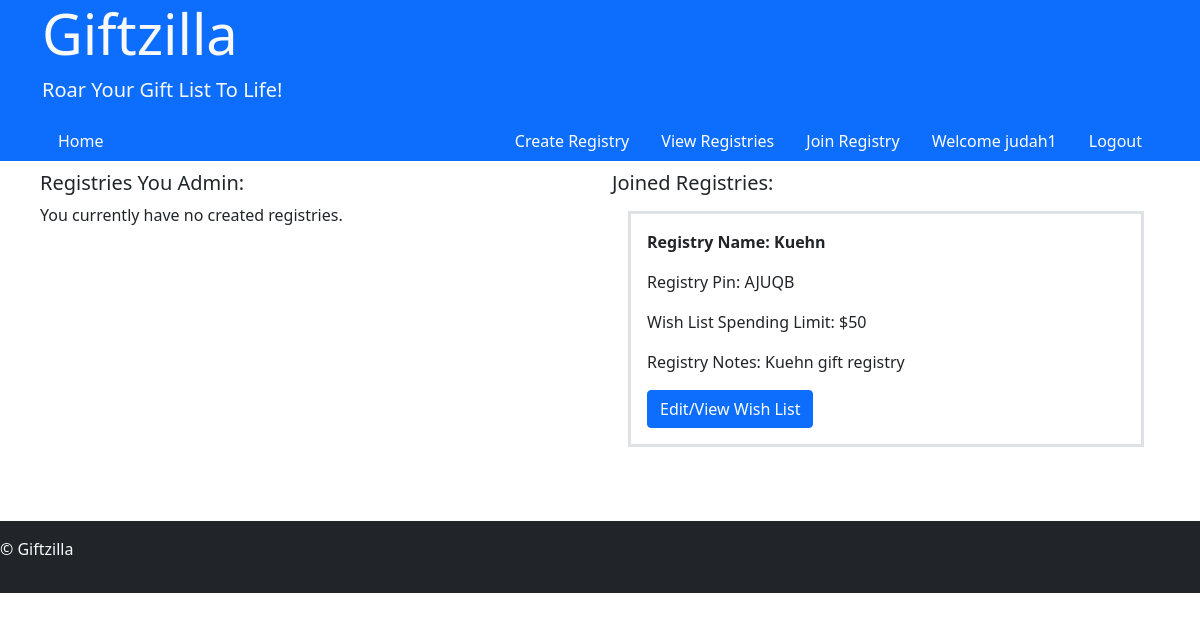
The page /user/4/viewreg (signed in) on the database as committed earlier.
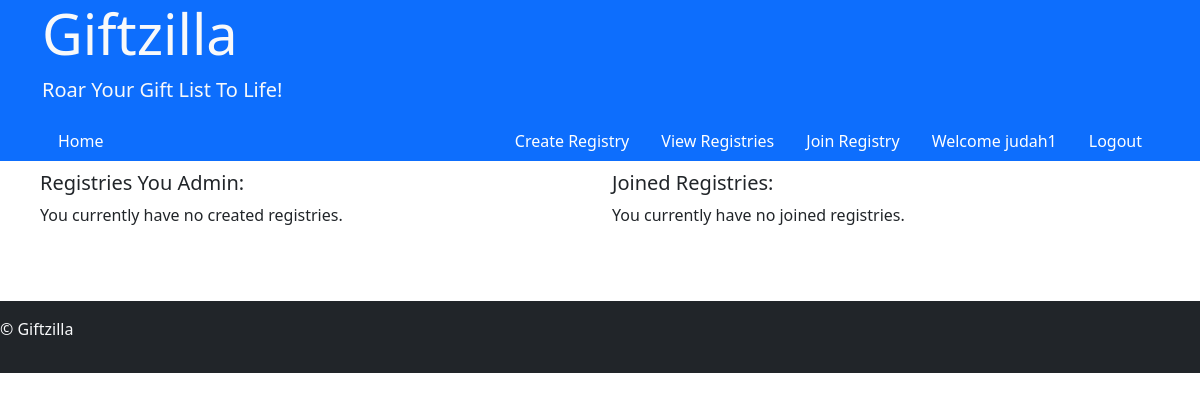
The same page on the database as committed later.
### user/models.py (models this page shows, shortened)
class giftGroups(models.Model):
    groupPin = models.CharField(max_length=5)
    user = models.ForeignKey(User, on_delete=models.CASCADE)
    registry = models.ForeignKey(Registry, on_delete=models.CASCADE)

class Registry(models.Model):
    regPin = models.CharField(max_length=5)
    admin = models.ForeignKey(User, on_delete=models.CASCADE)
    regName = models.CharField(max_length=25, verbose_name="Registry Group Name:")
    urlNumCap = models.IntegerField(default=5, verbose_name="Max Number Of Gift Request:", blank=True, null=True)
    spendLimit = models.IntegerField(blank=True, null=True, verbose_name="Max Spending Limit:")
    notes = models.TextField(blank=True, null=True, verbose_name="Notes")
    regGroupCap = models.IntegerField(blank=True, null=True, verbose_name="Max Number of Group Participants:")

### user/views.py (the view)
# urls.py: path("<int:userID>/viewreg", views.viewReg, name="viewReg"),
@login_required
def viewReg(request, userID):
    if userID != request.user.id:
        return render(request, "index/404.html")
    else:
        user = User.objects.get(id=userID)
        try:
            adminRegs = Registry.objects.filter(admin=user)
        except ObjectDoesNotExist:
            adminRegs = None
        try:
            joinedRegs = giftGroups.objects.filter(user=user)
        except ObjectDoesNotExist:
            joinedRegs = None
        try:
            Gifts = Gift.objects.filter(user=user).values_list('groupPin', flat=True).distinct()
        except ObjectDoesNotExist:
            Gifts = None
        return render(request, "user/viewreg.html", {
            "adminRegs": adminRegs,
            "joinedRegs": joinedRegs,
            "gifts": Gifts,
        })

### giftzilla/templates/user/viewreg.html
{% extends 'layout.html' %}
{% block body %}
<div class="container" style="padding: 10px;">
    <div class="row">
        <div class="col">
            <div>
                <h5>Registries You Admin:</h5>
                {% if adminRegs %}
                    {% for admin in adminRegs %}
                        <div class="border border-3 border-gray p-3 m-3">
                            <p class="fw-bold">Registry Name: {{ admin.regName }}</p>
                            <p>Registry Pin: {{ admin.regPin }}</p>
                            <p>Group admin: {{ admin.admin.first_name }} {{ admin.admin.last_name }}</p>
                            <p>Individual Wish/URL Limit: {{ admin.urlNumCap }}</p>
                            <p>Registry Group Limit: {{ admin.regGroupCap }}</p>
                            <p>Registry Notes: {{ admin.notes }}</p>
                            <a class="btn btn-primary" href="{% url 'user:adminReg' groupPin=admin.regPin %}">Edit Group Info</a>
                        </div>
                    {% endfor %}
                {% else %}
                    <p>You currently have no created registries.</p>
                {% endif %}
            </div>
        </div>
        <div class="col">
            <div>
                <h5>Joined Registries:</h5>
                {% if joinedRegs %}
                    {% for join in joinedRegs %}
                        <div class="border border-3 border-gray p-3 m-3">
                            <p class="fw-bold">Registry Name: {{ join.registry.regName }}</p>
                            <p>Registry Pin: {{ join.groupPin }}</p>
                            <p>Wish List Spending Limit: ${{ join.registry.spendLimit }}</p>
                            <p>Registry Notes: {{ join.registry.notes }}</p>
                            {% if join.groupPin in gifts %}
                            <a class="btn btn-primary" href="{% url 'user:viewWishList' groupPin=join.groupPin userID=join.user.id %}">Edit/View Wish List</a>
                            {% else %}
                            <a class="btn btn-primary" href="{% url 'user:userGifts' groupPin=join.groupPin userID=join.user.id %}">Submit Your Wishlist</a>
                            {% endif %}
                        </div>
                    {% endfor %}
                {% else %}
                    <p>You currently have no joined registries.</p>
                {% endif %}
            </div>
        </div>
    </div>
</div>
{% endblock %}

Rows that differ between the two databases and show on the page:
removed giftGroups: registry.regName "Kuehn", groupPin "AJUQB", registry.spendLimit "50", registry.notes "Kuehn gift registry", shows "Edit/View Wish List"
Other text that changed with them:
text now shown: "You currently have no joined registries."
